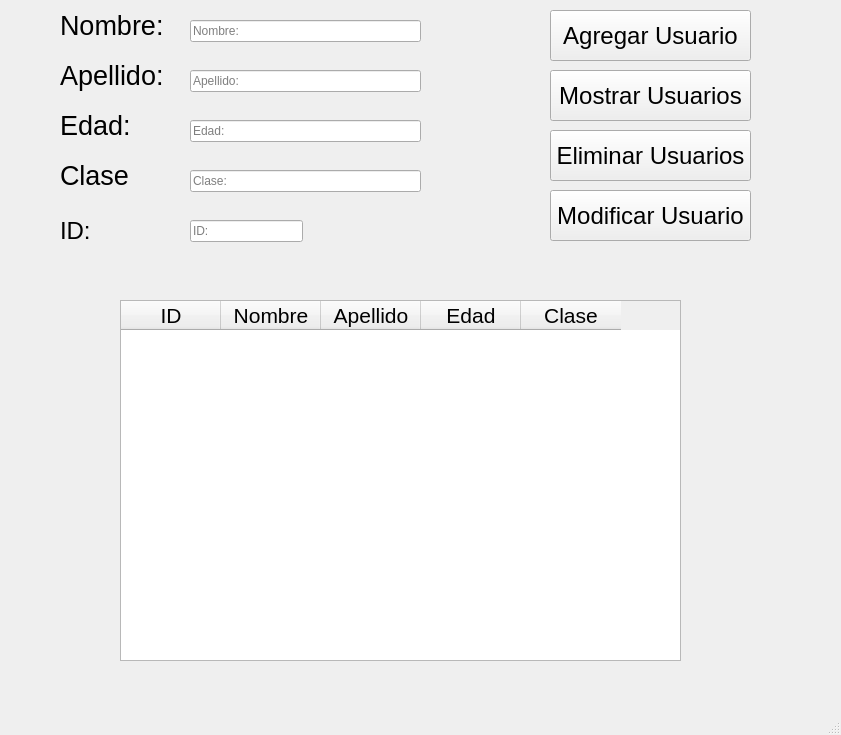
<?xml version="1.0" encoding="UTF-8"?>
<ui version="4.0">
 <class>MainWindow</class>
 <widget class="QMainWindow" name="MainWindow">
  <property name="geometry">
   <rect>
    <x>0</x>
    <y>0</y>
    <width>841</width>
    <height>735</height>
   </rect>
  </property>
  <property name="windowTitle">
   <string>MainWindow</string>
  </property>
  <widget class="QWidget" name="centralwidget">
   <widget class="QLineEdit" name="lineEditNombre">
    <property name="geometry">
     <rect>
      <x>190</x>
      <y>20</y>
      <width>231</width>
      <height>22</height>
     </rect>
    </property>
    <property name="placeholderText">
     <string>Nombre:</string>
    </property>
   </widget>
   <widget class="QLineEdit" name="lineEditApellido">
    <property name="geometry">
     <rect>
      <x>190</x>
      <y>70</y>
      <width>231</width>
      <height>22</height>
     </rect>
    </property>
    <property name="placeholderText">
     <string>Apellido:</string>
    </property>
   </widget>
   <widget class="QLineEdit" name="lineEditEdad">
    <property name="geometry">
     <rect>
      <x>190</x>
      <y>120</y>
      <width>231</width>
      <height>22</height>
     </rect>
    </property>
    <property name="placeholderText">
     <string>Edad:</string>
    </property>
   </widget>
   <widget class="QLineEdit" name="lineEditClase">
    <property name="geometry">
     <rect>
      <x>190</x>
      <y>170</y>
      <width>231</width>
      <height>22</height>
     </rect>
    </property>
    <property name="placeholderText">
     <string>Clase:</string>
    </property>
   </widget>
   <widget class="QPushButton" name="pushButtonAgregarUsuario">
    <property name="geometry">
     <rect>
      <x>550</x>
      <y>10</y>
      <width>201</width>
      <height>51</height>
     </rect>
    </property>
    <property name="font">
     <font>
      <pointsize>18</pointsize>
     </font>
    </property>
    <property name="cursor">
     <cursorShape>PointingHandCursor</cursorShape>
    </property>
    <property name="text">
     <string>Agregar Usuario</string>
    </property>
   </widget>
   <widget class="QLabel" name="label">
    <property name="geometry">
     <rect>
      <x>60</x>
      <y>10</y>
      <width>111</width>
      <height>31</height>
     </rect>
    </property>
    <property name="font">
     <font>
      <pointsize>20</pointsize>
     </font>
    </property>
    <property name="text">
     <string>Nombre:</string>
    </property>
   </widget>
   <widget class="QLabel" name="label_2">
    <property name="geometry">
     <rect>
      <x>60</x>
      <y>60</y>
      <width>111</width>
      <height>31</height>
     </rect>
    </property>
    <property name="font">
     <font>
      <pointsize>20</pointsize>
     </font>
    </property>
    <property name="text">
     <string>Apellido:</string>
    </property>
   </widget>
   <widget class="QLabel" name="label_3">
    <property name="geometry">
     <rect>
      <x>60</x>
      <y>110</y>
      <width>71</width>
      <height>31</height>
     </rect>
    </property>
    <property name="font">
     <font>
      <pointsize>20</pointsize>
     </font>
    </property>
    <property name="text">
     <string>Edad:</string>
    </property>
   </widget>
   <widget class="QLabel" name="label_4">
    <property name="geometry">
     <rect>
      <x>60</x>
      <y>160</y>
      <width>71</width>
      <height>31</height>
     </rect>
    </property>
    <property name="font">
     <font>
      <pointsize>20</pointsize>
     </font>
    </property>
    <property name="text">
     <string>Clase:</string>
    </property>
   </widget>
   <widget class="QTableWidget" name="tableWidgetDatos">
    <property name="geometry">
     <rect>
      <x>120</x>
      <y>300</y>
      <width>561</width>
      <height>361</height>
     </rect>
    </property>
    <property name="sortingEnabled">
     <bool>false</bool>
    </property>
    <attribute name="verticalHeaderVisible">
     <bool>false</bool>
    </attribute>
    <column>
     <property name="text">
      <string>ID</string>
     </property>
     <property name="font">
      <font>
       <pointsize>16</pointsize>
      </font>
     </property>
    </column>
    <column>
     <property name="text">
      <string>Nombre</string>
     </property>
     <property name="font">
      <font>
       <pointsize>16</pointsize>
      </font>
     </property>
    </column>
    <column>
     <property name="text">
      <string>Apellido</string>
     </property>
     <property name="font">
      <font>
       <pointsize>16</pointsize>
      </font>
     </property>
    </column>
    <column>
     <property name="text">
      <string>Edad</string>
     </property>
     <property name="font">
      <font>
       <pointsize>16</pointsize>
      </font>
     </property>
    </column>
    <column>
     <property name="text">
      <string>Clase</string>
     </property>
     <property name="font">
      <font>
       <pointsize>16</pointsize>
      </font>
     </property>
    </column>
   </widget>
   <widget class="QPushButton" name="pushButton">
    <property name="geometry">
     <rect>
      <x>550</x>
      <y>70</y>
      <width>201</width>
      <height>51</height>
     </rect>
    </property>
    <property name="font">
     <font>
      <pointsize>18</pointsize>
     </font>
    </property>
    <property name="cursor">
     <cursorShape>PointingHandCursor</cursorShape>
    </property>
    <property name="text">
     <string>Mostrar Usuarios</string>
    </property>
   </widget>
   <widget class="QLabel" name="label_5">
    <property name="geometry">
     <rect>
      <x>60</x>
      <y>220</y>
      <width>31</width>
      <height>21</height>
     </rect>
    </property>
    <property name="font">
     <font>
      <pointsize>18</pointsize>
     </font>
    </property>
    <property name="text">
     <string>ID:</string>
    </property>
   </widget>
   <widget class="QLineEdit" name="lineEditID">
    <property name="geometry">
     <rect>
      <x>190</x>
      <y>220</y>
      <width>113</width>
      <height>22</height>
     </rect>
    </property>
    <property name="placeholderText">
     <string>ID:</string>
    </property>
   </widget>
   <widget class="QPushButton" name="pushButtonEliminar">
    <property name="geometry">
     <rect>
      <x>550</x>
      <y>130</y>
      <width>201</width>
      <height>51</height>
     </rect>
    </property>
    <property name="font">
     <font>
      <pointsize>18</pointsize>
     </font>
    </property>
    <property name="cursor">
     <cursorShape>PointingHandCursor</cursorShape>
    </property>
    <property name="text">
     <string>Eliminar Usuarios</string>
    </property>
   </widget>
   <widget class="QPushButton" name="pushButton_2">
    <property name="geometry">
     <rect>
      <x>550</x>
      <y>190</y>
      <width>201</width>
      <height>51</height>
     </rect>
    </property>
    <property name="font">
     <font>
      <pointsize>18</pointsize>
     </font>
    </property>
    <property name="cursor">
     <cursorShape>PointingHandCursor</cursorShape>
    </property>
    <property name="text">
     <string>Modificar Usuario</string>
    </property>
   </widget>
  </widget>
  <widget class="QMenuBar" name="menubar">
   <property name="geometry">
    <rect>
     <x>0</x>
     <y>0</y>
     <width>841</width>
     <height>22</height>
    </rect>
   </property>
  </widget>
  <widget class="QStatusBar" name="statusbar"/>
 </widget>
 <resources/>
 <connections/>
</ui>
